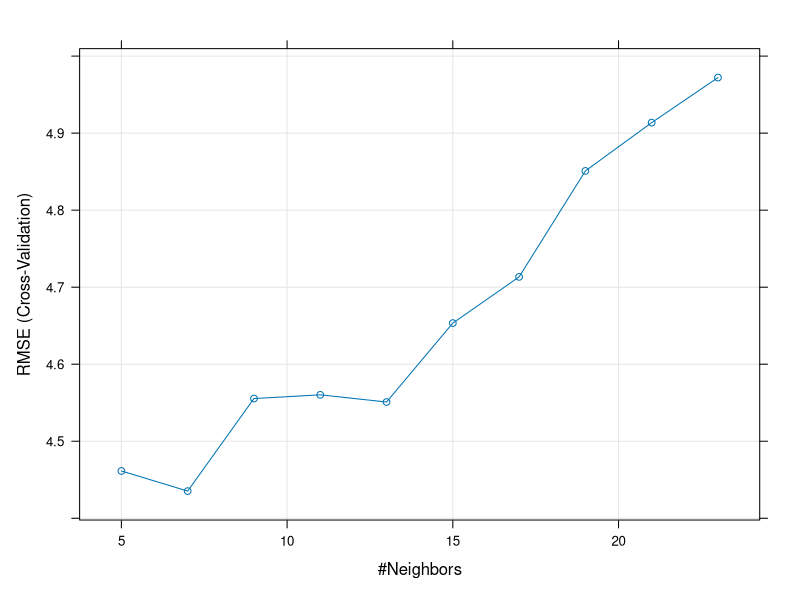
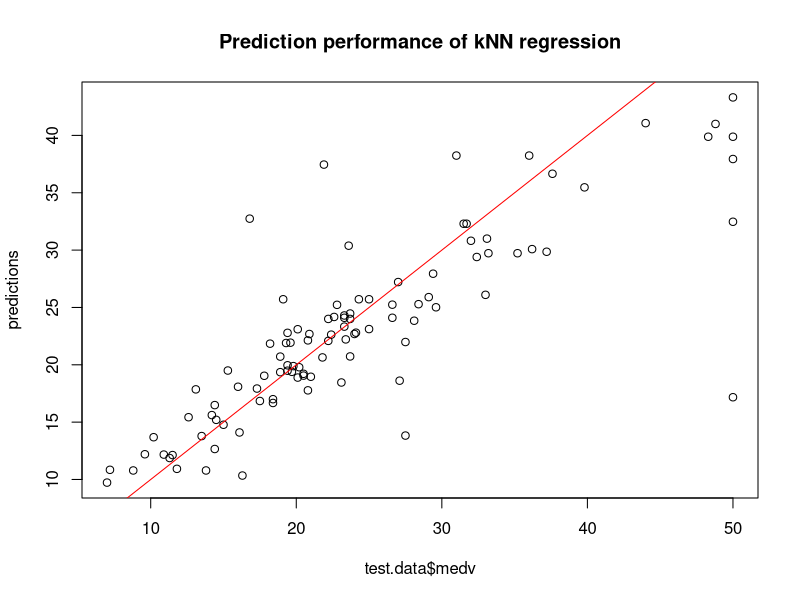

Write the R code that produced these figures, in order.
# K-Nearest-Neighbors (KNN) Regresion

"
Pros: simple, non-parametric without assumptions
Cons: no explicit model, not good for high-dim predictors
Issues: normalize data, test multiple k-values, assess model
"

# 1. Prepare the data
library(caret)
data("Boston", package="MASS")

# 2. Check data summary
head(Boston)
dim(Boston)
summary(Boston)
names(Boston)

# 3. Split data into test and training sets
set.seed(100)
training.idx <- sample(1:nrow(Boston), nrow(Boston)*0.8)
train.data <- Boston[training.idx,]
test.data <- Boston[-training.idx,]

# 4. Fit the model
set.seed(101)
model <- train(
    medv~., data = train.data, method = "knn",
    trControl = trainControl("cv", number = 10),
    preProcess = c("center","scale"),
    tuneLength = 10
)
plot(model)
model$bestTune # select the k that minimize RMSE
# preProcess: normalize the data
# trControl: use resampling methods (cross validation)
# tuneLength: number of possible k values to evaluate
# cv number: have around 40-50 each

# 5. Interpret the outputs
predictions <- predict(model, test.data)
head(predictions)
RMSE(predictions, test.data$medv)
plot(test.data$medv, predictions,main="Prediction performance of kNN regression")
abline(0,1,col="red")
